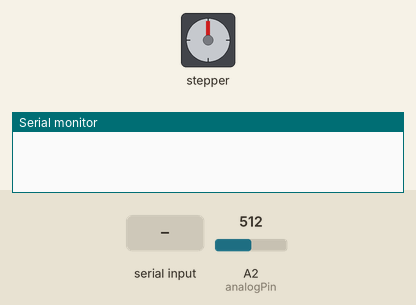
Bench run of a sketch on a simulated Arduino Uno, built with avr-gcc and run on an emulated ATmega328P. On the bench: stepper motor, the last lines printed to the serial monitor. The test bench sets the inputs (shaded band); at power-on: A2 (analogPin) = 512. Stepper angles assume 2048 steps per turn.

Above: at 1.2 s.
1.3 s: "a90\n" received over Serial
2.8 s: "90,45,200\n" received over Serial
At 3.21 s:
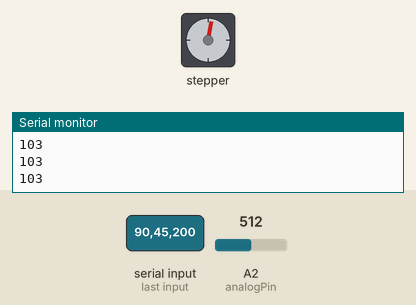
At 3.78 s:
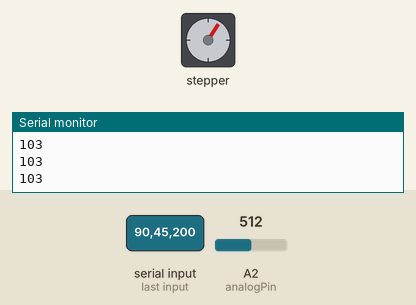
Timing chart, 0 to 20.8 s (numbered marks = the images above; inputs shaded):
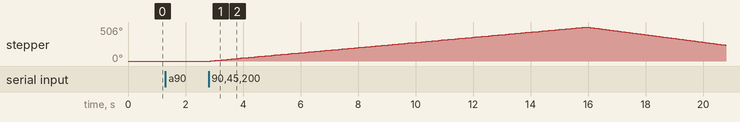

The sketch:

programa_coleta_de_dados_motor.ino
```cpp
#include <SoftwareSerial.h>
#include <Stepper.h>

#define e1 8
#define e2 9
#define e3 10
#define e4 11
#define rxPin 12
#define txPin 13


#define min_lambda 300
#define max_lambda 800


const int passosPorGiro = 64; //Quantidade de passos por giro neste modelo de motor, nesse caso, ele girará 1/passosPorGiro
Stepper mp(passosPorGiro, e1, e3, e2, e4); //Definindo o motor de passos; e3 e e2 tem que estar invertidos


SoftwareSerial mySerial = SoftwareSerial(rxPin,txPin);
int analogPin = A2;
int i;
int k;

int stepCounter = 0;
int aux = 0;

int Npontos = 0;
int Nmedias = 0;
int Npassos = 0;

unsigned int val;
int start_lambda, end_lambda;

int intervalo;

void resetStepper(Stepper *stepper, int nSteps, int passosPorGiroTotal){
  /*FUNÇÃO QUE RETORNA O MOTOR À SUA POSIÇÃO INICIAL, COM UMA COMPENSAÇÃO POR UMA POSSÍVEL FOLGA MECÂNICA, DEFINIDA PELO OFFSET*/
  int offset = 3;

  int i = 0;
  for(i = 0; i < nSteps + offset; i++){
    (*stepper).step(-passosPorGiroTotal);
  }

  for(i = 0; i < offset; i++){
    (*stepper).step(passosPorGiroTotal);
  }

}


void stepAtTime(Stepper *stepper, int *n_cycles, int *stepCounter , int intervalo, int passosPorGiroTotal){
  /*FUNÇÃO QUE ROTACIONA O MOTOR A CADA N CICLOS*/
  if(*n_cycles == intervalo){
    (*stepper).step(passosPorGiro);
    *n_cycles = 0; //atualiza a variável n_cycles
    (*stepCounter)++; //Aumenta o número de passos
  }

}


void setup() {

  mp.setSpeed(300); //Velocidade de operação, em RPM. Aparentemente 300 é uma velocidade boa, há consistência nas giradas

  pinMode(rxPin,INPUT);
  pinMode(txPin,OUTPUT);
  mySerial.begin(9600);
  Serial.begin(9600);
  mySerial.print(Npontos);


}


void loop() {


  if(Serial.available()){

    switch(Serial.read()){
      case 'a':


        //Coletando os parâmetros
        Serial.println("Quantos pontos deseja coletar?");
        while(Npontos<1){
          Npontos = Serial.parseInt();
          mySerial.println(Npontos);
        }
        Serial.println("Digite o número para as médias:");
        while(Nmedias<1){
          Nmedias = Serial.parseInt();
          mySerial.println(Nmedias);
        }
        Serial.println("Quantos passos deseja dar?");
        while(Npassos<1){
          Npassos = Serial.parseInt();
          mySerial.println(Npassos);
        }


        intervalo = int(Npontos/Npassos);

        stepCounter = 0;

        mySerial.println('a'); //Comunica ao outro arduíno o começo da medida dos pontos


        //Coleta de pontos
        for (i=0;i < Npontos; i++){

          val = 0;

          //Tira a média do ponto medido
          for (k=0;k<=Nmedias;k++){
            val = val+ map(analogRead(analogPin), 0, 1023, 25, 180);
          }

          aux++;


          //Girando o motor no intervalo de tempo certo
          stepAtTime(&mp, &aux, &stepCounter , intervalo, passosPorGiro);
          delay(25);

          //Enviando o valor das medidas para o display
          Serial.println(val/Nmedias);
          mySerial.println((val/Nmedias));

       }

        //reseta o motor para a posição inicial
        resetStepper(&mp, stepCounter, passosPorGiro);
      }

       Npontos=0;
       Nmedias=0;
       Npassos=0;
    }
  }
```

Measured:
- after the input at 2.8 s, stepper: turns 506° clockwise in 13.0 s, then 270° counter-clockwise in 4.8 s
